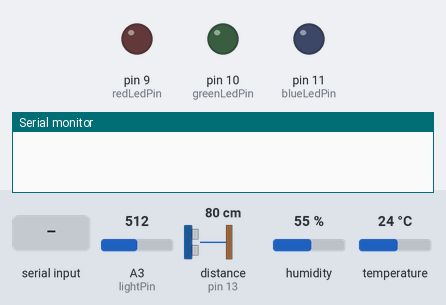
This sketch was run on a simulated Arduino Uno, built with avr-gcc and run on an emulated ATmega328P. On the bench: output pins drawn as LEDs (lit = HIGH), the last lines printed to the serial monitor. Wiring (inferred from the names in the program): ultrasonic range finder: trigger pin 12; echo pin 13. The inputs (shaded band) are chosen by the test bench; at power-on: A3 (lightPin) = 512, distance to the obstacle (sensor on pin 13) 80 cm, humidity 55 %, temperature 24 °C. The echo pulse lasts 58.3 µs per cm; pins used as bus, display or sensor lines are not drawn.

Above: at 1.2 s.
1.3 s: "RED_LED:1\n" received over Serial
At 2.6 s:
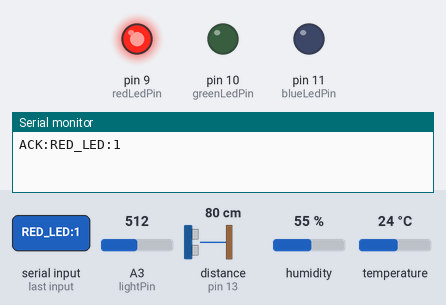
2.9 s: "GREEN_LED:1\n" received over Serial
At 3.7 s:
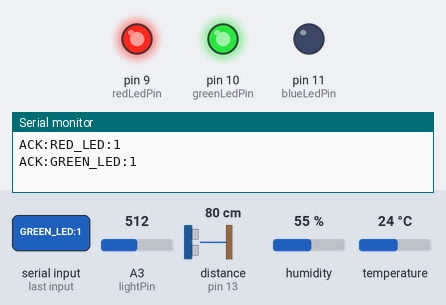
4.5 s: "BLUE_LED:1\n" received over Serial
At 5.6 s:
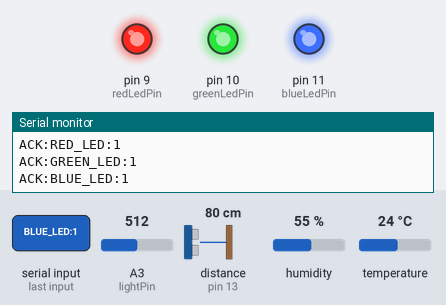
6.1 s: "RED_LED:0\n" received over Serial
At 7.4 s:
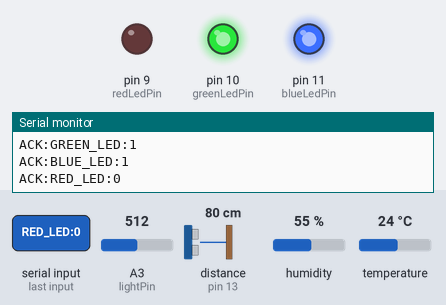
7.7 s: "GREEN_LED:0\n" received over Serial
At 8.6 s:
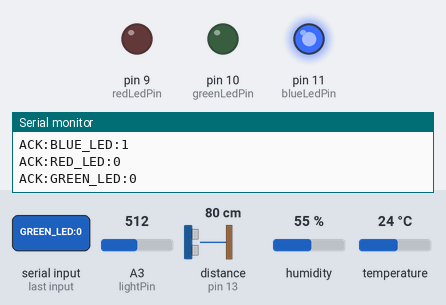
Timing chart, 0 to 10.7 s (numbered marks = the images above; inputs shaded):
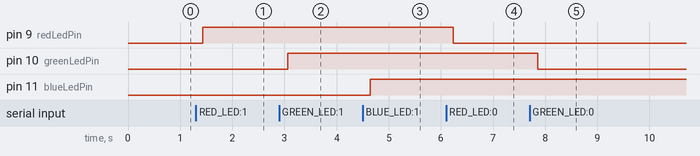

The sketch:

Smart_Home.ino
```cpp
// 引入SoftwareSerial库，用于创建软串口通信
#include <SoftwareSerial.h>
#include <dht11.h>

//创建DHT11对象
dht11 DHT;
#define DHT11_PIN 3  //定义DHT11为数子口3

// 创建软串口对象，使用A5作为RX引脚接收数据，A4作为TX引脚发送数据
SoftwareSerial mySerial(A5, A4);

// 定义变量用于存储从语音模块接收到的控制码
volatile int Voice_Control = 0;  // 初始化为0，确保首次判断时不触发任何指令

// 用于存储从串口接收到的控制指令字符串
String WiFi_Control = "";

// 定义连接的引脚号
int redLedPin = 9;
int greenLedPin = 10;
int blueLedPin = 11;
int lightPin = A3;
int EchoPin = 13;  //Echo引脚接D13
int TrigPin = 12;  //Trig引脚接D12

/*
 函数功能：通过串口发送具有固定帧格式的数据包
 数据包格式：帧头(0xAA 0x55) + 消息号数据 + 数据1 + 数据2 + 帧尾(0x55 0xAA)

 输入参数说明：
  ---Message_Number ：消息号，用于标识命令类型   <必需填写>
  ---data1 ：第一个数据参数  <如果没有数据就输入0>
  ---data2 ：第二个数据参数  <如果没有数据就输入0>
 */
void Uart_SendCmd(int Message_Number, int data1, int data2) {
  // 发送帧头：固定字节0xAA和0x55，用于标识数据包的开始
  mySerial.write(0XAA);
  mySerial.write(0X55);

  // 发送消息号，标识具体的命令类型
  mySerial.write(Message_Number);

  // 发送两个数据参数
  mySerial.write(data1);
  mySerial.write(data2);

  // 发送帧尾：固定字节0x55和0xAA，用于标识数据包的结束
  mySerial.write(0X55);
  mySerial.write(0XAA);
}

void dht11_chk() {
  int chk;
  chk = DHT.read(DHT11_PIN);  // READ DATA
  switch (chk) {
    case DHTLIB_OK:
      break;
    case DHTLIB_ERROR_CHECKSUM:  //校检和错误返回
      break;
    case DHTLIB_ERROR_TIMEOUT:  //超时错误返回
      break;
    default:
      break;
  }
}

float checkdistance() {
  // 第一步：确保Trig引脚处于低电平状态，为发送高电平脉冲做准备
  digitalWrite(TrigPin, LOW);
  delayMicroseconds(2);  // 维持2微秒低电平，确保信号稳定

  // 第二步：发送10微秒的高电平脉冲，触发超声波发射
  digitalWrite(TrigPin, HIGH);
  delayMicroseconds(10);       // 维持10微秒高电平（符合HC-SR04模块要求）
  digitalWrite(TrigPin, LOW);  // 结束触发信号

  // 距离 = 时间(微秒) ÷ 58
  float distance = pulseIn(EchoPin, HIGH) / 58.00;

  delay(10);        // 等待10毫秒，避免连续测量干扰
  return distance;  // 返回测量结果（单位：厘米）
}

void setup() {
  // 初始化串口通信，波特率设置为750（注意：非标准波特率，需确保通信双方一致）
  Serial.begin(750);
  // 初始化软串口，用于与语音模块通信，波特率9600
  mySerial.begin(9600);

  // 将引脚设置为输入模式
  pinMode(DHT11_PIN, INPUT);
  pinMode(lightPin, INPUT);
  pinMode(EchoPin, INPUT);  //Echo引脚为输入
  // 将LED引脚设置为输出模式
  pinMode(redLedPin, OUTPUT);
  pinMode(greenLedPin, OUTPUT);
  pinMode(blueLedPin, OUTPUT);
  pinMode(TrigPin, OUTPUT);  //Trig引脚为输出
}

void loop() {
  //检查DHT11数据是否正常
  dht11_chk();
  //读取传感器数据
  int TempValue = DHT.temperature;
  int HumValue = DHT.humidity;
  int LightValue = analogRead(lightPin);
  int distance = checkdistance();

  // 检查串口是否有数据可读
  if (Serial.available()) {
    // 读取直到换行符('\n')的数据，并转换为String类型
    WiFi_Control = Serial.readStringUntil('\n');

    // 去除字符串首尾的空白字符（如回车、空格等）
    WiFi_Control.trim();
    //发送传感器数据到ESP01-S模块，给网页显示
    if (WiFi_Control == "SENSOR_READ") {
      Serial.println("LIGHT:" + String(LightValue));
      Serial.println("TEMP:" + String(TempValue));
      Serial.println("HUM:" + String(HumValue));
      Serial.println("ULTRA:" + String(distance));
    }
  }
  // 持续检查软串口是否有来自语音模块的数据
  while (mySerial.available()) {
    // 读取一个字节的数据
    Voice_Control = mySerial.read();

    // 将接收到的数据通过硬件串口输出，便于调试和监控
    Serial.println(Voice_Control);
  }

  if (Voice_Control == 1 || WiFi_Control == "RED_LED:1") {
    digitalWrite(redLedPin, HIGH);
    Serial.println("ACK:RED_LED:1");

  } else if (Voice_Control == 2 || WiFi_Control == "RED_LED:0") {
    digitalWrite(redLedPin, LOW);
    Serial.println("ACK:RED_LED:0");

  } else if (Voice_Control == 5 || WiFi_Control == "GREEN_LED:1") {
    digitalWrite(greenLedPin, HIGH);
    Serial.println("ACK:GREEN_LED:1");

  } else if (Voice_Control == 6 || WiFi_Control == "GREEN_LED:0") {
    digitalWrite(greenLedPin, LOW);
    Serial.println("ACK:GREEN_LED:0");

  } else if (Voice_Control == 7 || WiFi_Control == "BLUE_LED:1") {
    digitalWrite(blueLedPin, HIGH);
    Serial.println("ACK:BLUE_LED:1");

  } else if (Voice_Control == 8 || WiFi_Control == "BLUE_LED:0") {
    digitalWrite(blueLedPin, LOW);
    Serial.println("ACK:BLUE_LED:0");

  } else if (Voice_Control == 25) {
    // 指令码为25时发送消息号2，data1为温度值，data2为0
    Uart_SendCmd(2, TempValue, 0);

  } else if (Voice_Control == 26) {
    // 指令码为26时发送消息号3，data1为湿度值，data2为0
    Uart_SendCmd(3, HumValue, 0);

  } else if (Voice_Control == 24) {
    Uart_SendCmd(1, map(LightValue, 0, 1023, 0, 100), 0);
  } else if (Voice_Control == 27) {
    //限制测距范围为2-250CM，如果超出就设置距离值为0
    if (distance >= 250) {
      distance = 0;
    }
    Uart_SendCmd(4, distance, 0);
  }
  // 清除指令字符串，避免重复执行
  WiFi_Control = "";
  Voice_Control = 0;
}
```

Measured:
- after the input at 1.3 s, pin 9 (redLedPin): LOW → HIGH after 0.13 s
- after the input at 2.9 s, pin 10 (greenLedPin): LOW → HIGH after 0.16 s
- after the input at 4.5 s, pin 11 (blueLedPin): LOW → HIGH after 0.15 s
- after the input at 6.1 s, pin 9 (redLedPin): HIGH → LOW after 0.13 s
- after the input at 7.7 s, pin 10 (greenLedPin): HIGH → LOW after 0.16 s
